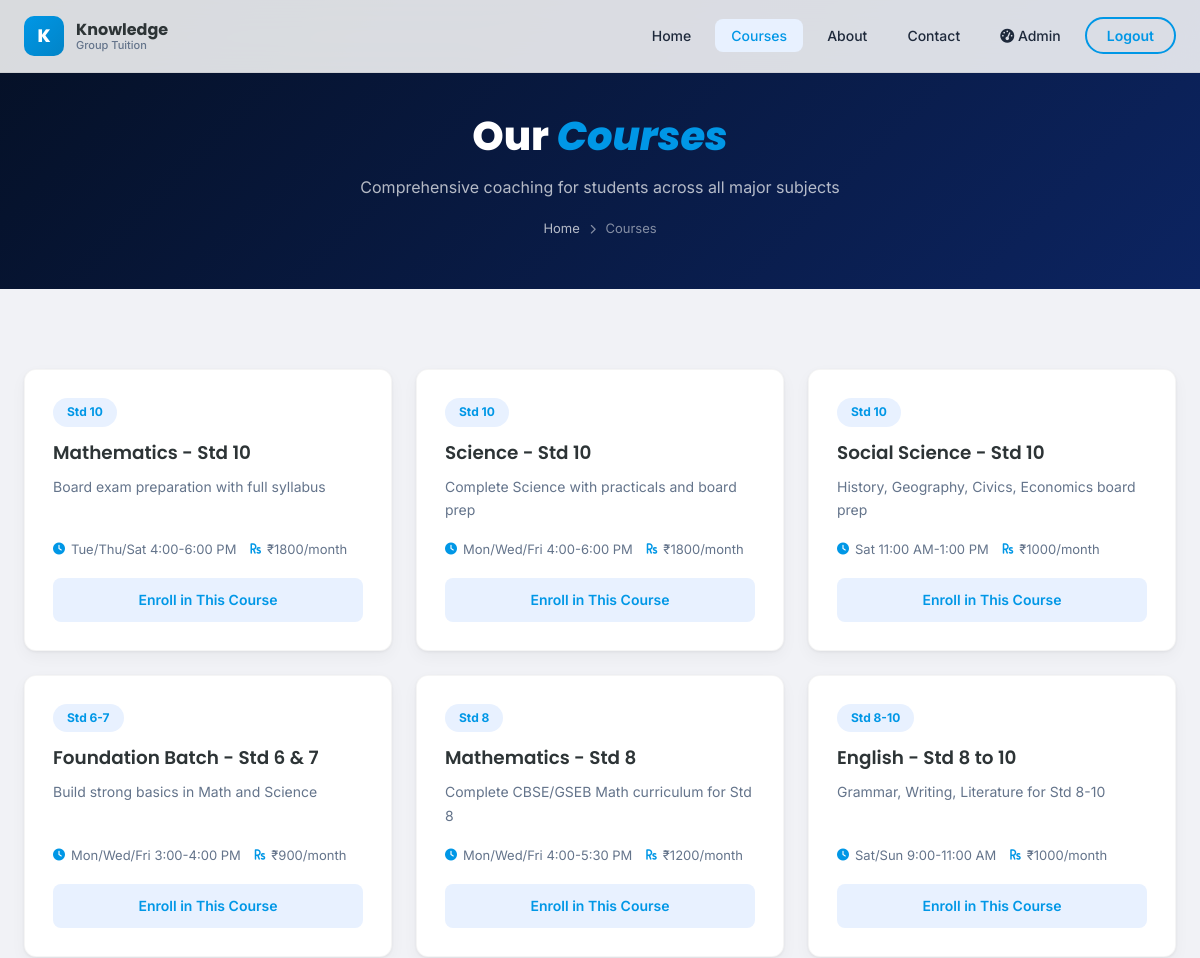
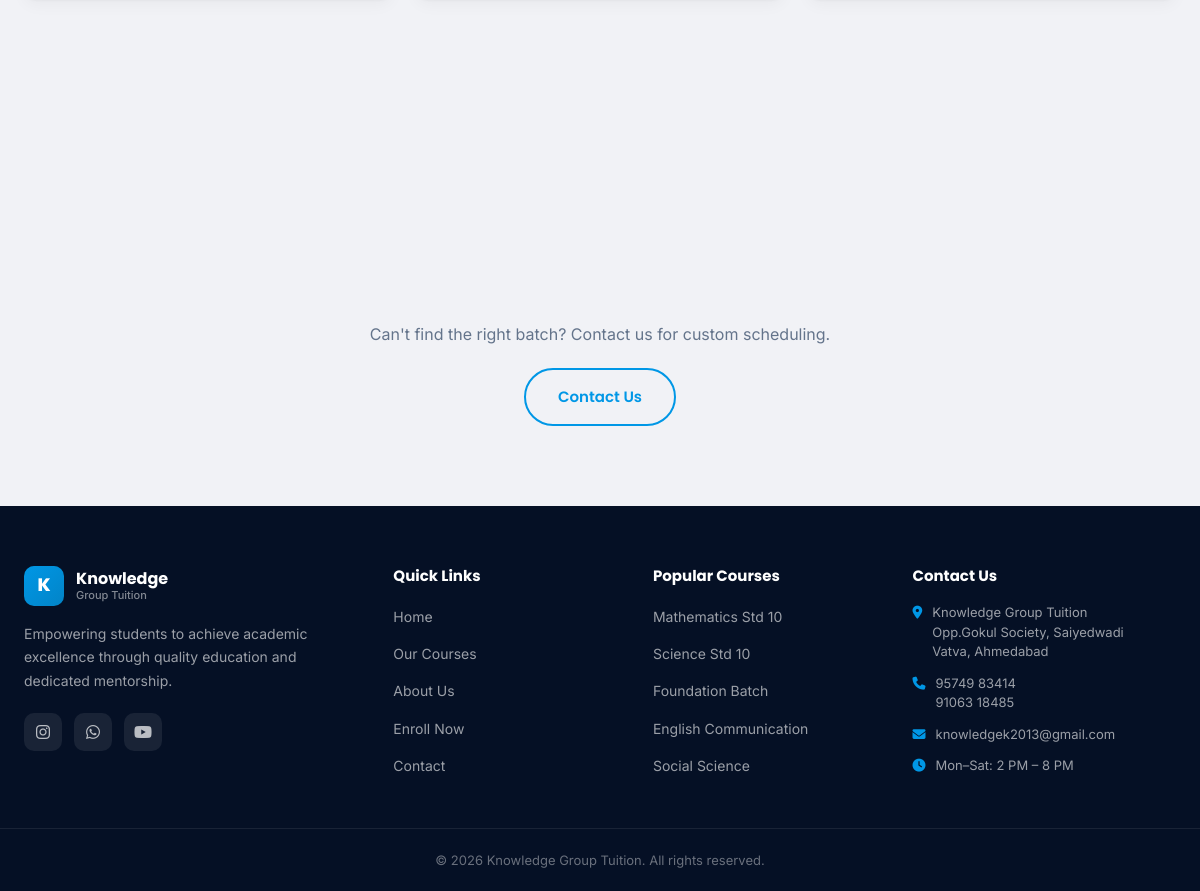
The page /courses (signed in) on the database its author committed (2 pictures, top to bottom).
### tables this page shows
CREATE TABLE courses (
    id INTEGER PRIMARY KEY AUTOINCREMENT,
    name TEXT NOT NULL,
    description TEXT,
    grade_level TEXT,
    schedule TEXT,
    fees REAL,
    teacher_id INTEGER,
    is_active INTEGER DEFAULT 1,
    created_at TIMESTAMP DEFAULT CURRENT_TIMESTAMP,
    FOREIGN KEY (teacher_id) REFERENCES teachers(id) ON DELETE SET NULL
);

### app.py (the view)
@app.route('/courses')
def courses():
    db = get_db()
    cur = db.cursor()
    cur.execute("SELECT * FROM courses WHERE is_active=1 ORDER BY grade_level")
    all_courses = cur.fetchall()
    return render_template('courses.html', courses=all_courses)

### app.py (called while the page is built)
def get_db():
    db = getattr(g, '_database', None)
    if db is None:
        db = g._database = sqlite3.connect(DATABASE)
        db.row_factory = sqlite3.Row
    return db

@app.teardown_appcontext
def close_connection(exception):
    db = getattr(g, '_database', None)
    if db is not None:
        db.close()

@app.context_processor
def inject_pending_requests():
    if 'user_id' in session and session.get('role') == 'admin':
        try:
            db = get_db()
            cur = db.cursor()
            cur.execute("SELECT COUNT(*) as count FROM enrollment_requests WHERE status='pending'")
            count = cur.fetchone()['count']
            return dict(pending_requests_count=count)
        except Exception:
            pass
    return dict(pending_requests_count=0)

### knowledge_group/templates/courses.html (shortened to what this page needs)
{% extends 'base.html' %}
{% block content %}
<div class="page-header">
    <h1>Our <em>Courses</em></h1>
    <p>Comprehensive coaching for students across all major subjects</p>
    <div class="breadcrumb"><a href="/">Home</a> <i class="fas fa-chevron-right"></i> Courses</div>
</div>
<section class="section">
    <div class="container">
        <div class="courses-grid">
            {% for course in courses %}
            <div class="course-card">
                <div class="course-badge">{{ course.grade_level }}</div>
                <h3>{{ course.name }}</h3>
                <p>{{ course.description }}</p>
                <div class="course-meta">
                    <span><i class="fas fa-clock"></i> {{ course.schedule }}</span>
                    {% if course.fees %}
                    <span><i class="fas fa-rupee-sign"></i> ₹{{ "%.0f"|format(course.fees) }}/month</span>
                    {% endif %}
                </div>
                <a href="{{ url_for('enroll') }}" class="course-cta">Enroll in This Course</a>
            </div>
            {% endfor %}
        </div>
        <div class="text-center mt-40">
            <p style="color:var(--text-muted);margin-bottom:20px;">Can't find the right batch? Contact us for custom scheduling.</p>
            <a href="{{ url_for('contact') }}" class="btn-secondary">Contact Us</a>
        </div>
    </div>
</section>
{% endblock %}

### rows shown on the page
courses: grade_level "Std 10", name "Mathematics - Std 10", description "Board exam preparation with full syllabus", schedule "Tue/Thu/Sat 4:00-6:00 PM", fees "1800"
courses: grade_level "Std 10", name "Science - Std 10", description "Complete Science with practicals and board prep", schedule "Mon/Wed/Fri 4:00-6:00 PM", fees "1800"
courses: grade_level "Std 10", name "Social Science - Std 10", description "History, Geography, Civics, Economics board prep", schedule "Sat 11:00 AM-1:00 PM", fees "1000"
courses: grade_level "Std 6-7", name "Foundation Batch - Std 6 & 7", description "Build strong basics in Math and Science", schedule "Mon/Wed/Fri 3:00-4:00 PM", fees "900"
courses: grade_level "Std 8", name "Mathematics - Std 8", description "Complete CBSE/GSEB Math curriculum for Std 8", schedule "Mon/Wed/Fri 4:00-5:30 PM", fees "1200"
courses: grade_level "Std 8-10", name "English - Std 8 to 10", description "Grammar, Writing, Literature for Std 8-10", schedule "Sat/Sun 9:00-11:00 AM", fees "1000"
